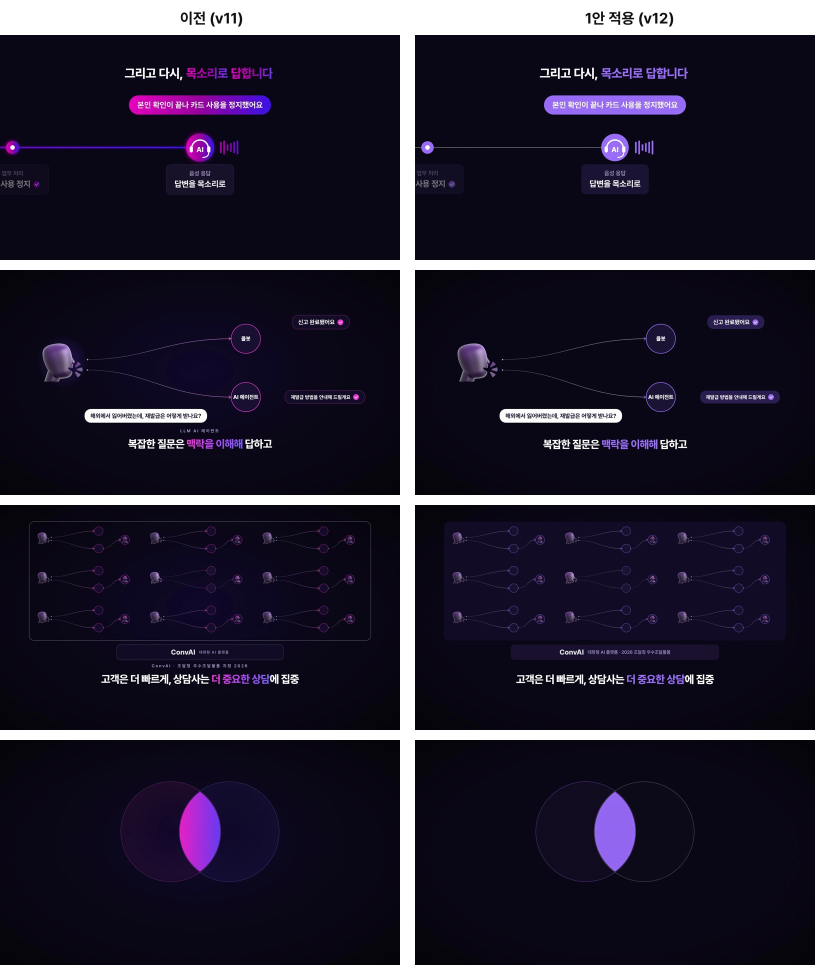
#> input picture video/brand-film-v3b/out/v11_vs_v12.jpg, 1630 x 1950 px, given in place of history_bg.jpg, which was not available (shown at 1/2 size)
$ python check.py
#> lines starting #> are read from the running program, lines starting #| are printed output that depends on the picture
"""만든 이미지를 실제 사이트와 같은 방식(cover + 가운데 자르기)으로 화면 너비별로 잘라 보고, 실제 글자 자리를 얹어 확인한다.
수치는 rapeech.careers 를 Chromium으로 열어 잰 값(섹션 크기, 글자 영역). → out/check_*.jpg
"""
from pathlib import Path

from PIL import Image, ImageDraw

HERE = Path(__file__).resolve().parent
OUT = HERE / "out"
# (화면 너비, 섹션 [w, h], 글자 상자들 [l, t, r, b] …)
M = {
    "history_bg": [(2560, (2560, 1582), [(680, 209, 1180, 330), (1246, 206, 1880, 1582)]), (1920, (1920, 1582), [(360, 209, 860, 330), (926, 206, 1560, 1582)]),
                   (1440, (1440, 1582), [(120, 209, 620, 330), (686, 206, 1320, 1582)]), (1280, (1280, 1582), [(48, 209, 548, 330), (607, 206, 1232, 1582)]),
                   (1024, (1024, 1822), [(48, 209, 465, 390), (489, 206, 976, 1822)]), (768, (768, 1824), [(24, 209, 524, 330), (24, 467, 744, 1824)]), (390, (390, 2592), [(24, 209, 366, 330), (24, 467, 366, 2592)])],
    "bottom_banner": [(2560, (2560, 477), [(980, 134, 1580, 338)]), (1920, (1920, 477), [(660, 134, 1260, 338)]), (1440, (1440, 477), [(420, 134, 1020, 338)]), (1280, (1280, 477), [(340, 134, 940, 338)]),
                      (1024, (1024, 477), [(212, 134, 812, 338)]), (768, (768, 454), [(172, 131, 596, 316)]), (390, (390, 533), [(44, 131, 346, 394)])],
    "about_hero": [(2560, (2560, 438), [(815, 107, 1745, 195), (935, 200, 1625, 240), (1210, 290, 1350, 342)]), (1920, (1920, 438), [(495, 107, 1425, 195), (615, 200, 1305, 240), (890, 290, 1030, 342)]),
                   (1440, (1440, 438), [(255, 107, 1185, 195), (375, 200, 1065, 240), (650, 290, 790, 342)]), (1280, (1280, 438), [(175, 107, 1105, 195), (295, 200, 985, 240), (570, 290, 710, 342)]),
                   (1024, (1024, 510), [(92, 107, 932, 414)]), (768, (768, 464), [(38, 106, 730, 367)]), (390, (390, 572), [(28, 106, 362, 475)])],
    # 채용 공고 배너: 그림 상자(가운데 정렬)와 실제로 보이는 화면 너비
    "recruit_banner": [(2560, (1920, 560), []), (1920, (1920, 560), []), (1440, (1440, 560), []), (1280, (1280, 560), []), (1024, (1024, 560), []), (768, (768, 320), []), (390, (390, 320), [])],
}
BOX = {"recruit_banner": {1280: (1296, 561), 1024: (1296, 561), 768: (863, 321), 390: (863, 321)}}


def cover(im, w, h):
    k = max(w / im.width, h / im.height)
    r = im.resize((round(im.width * k), round(im.height * k)), Image.LANCZOS)
    x, y = (r.width - w) // 2, (r.height - h) // 2
    return r.crop((x, y, x + w, y + h))


for name, rows in M.items():
    im = Image.open(OUT / f"{name}.jpg").convert("RGB")
#> im is the input picture: PIL image 1630x1950 RGB; mean R, G, B 38.3, 34, 50.7
    tiles = []
    for vw, (w, h), boxes in rows:
        bw, bh = BOX.get(name, {}).get(vw, (w, h))
        v = cover(im, bw, bh)
        if (bw, bh) != (w, h): x = (bw - w) // 2; v = v.crop((x, 0, x + w, h))
        d = ImageDraw.Draw(v, "RGBA")
        for b in boxes: d.rectangle(b, fill=(255, 255, 255, 110), outline=(255, 255, 255, 230), width=2)
        k = 300 / v.height if name != "history_bg" else 520 / v.height
        v = v.resize((max(1, round(v.width * k)), round(v.height * k)))
        t = Image.new("RGB", (v.width, v.height + 26), "white"); t.paste(v, (0, 26)); ImageDraw.Draw(t).text((4, 6), f"{vw}px", fill="black")
        tiles.append(t)
#> this loop made 7 passes
#> pass 1, `v = cover(im, bw, bh)`:
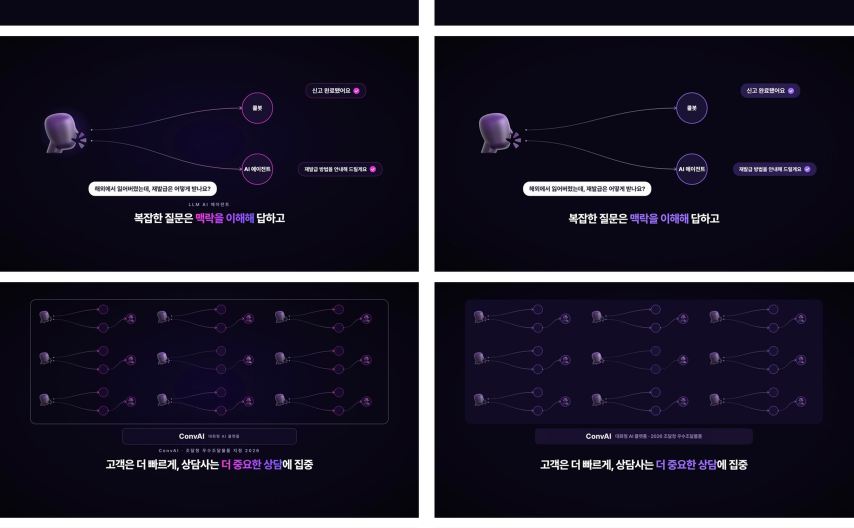
#> v: PIL image 2560x1582 RGB (shown at 1/3 size); mean R, G, B 33.9, 30.4, 46.2
#> pass 1, `v = v.resize((max(1, round(v.width * k)), round(v.height * k)))`:
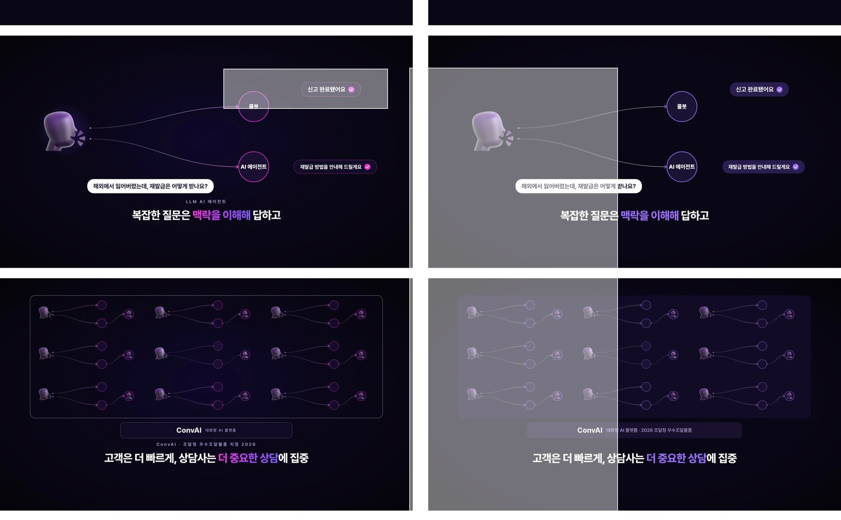
#> v: PIL image 841x520 RGB; mean R, G, B 55.2, 52, 66.3
#> after the loop:
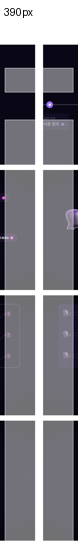
#> t: PIL image 78x546 RGB; mean R, G, B 127.1, 125.6, 132.8
#> after the loop:
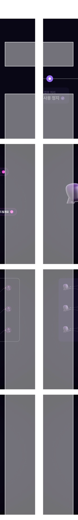
#> v: PIL image 78x520 RGB; mean R, G, B 121.2, 119.6, 127.2
#> after the loop, tiles = 7 items
    W = sum(t.width for t in tiles) + 10 * (len(tiles) + 1)
#> W = 3035
    if name == "history_bg":
        g = Image.new("RGB", (W, tiles[0].height + 20), "white"); x = 10
#> after `g = Image.new('RGB', (W, tiles[0].height + 20), 'white')`: g: PIL image 3035x566 RGB; every value is 255
        for t in tiles: g.paste(t, (x, 10)); x += t.width + 10
#> this loop made 7 passes
#> x on passes 1 to 7: 861, 1502, 1985, 2416, 2718, 2947, 3035
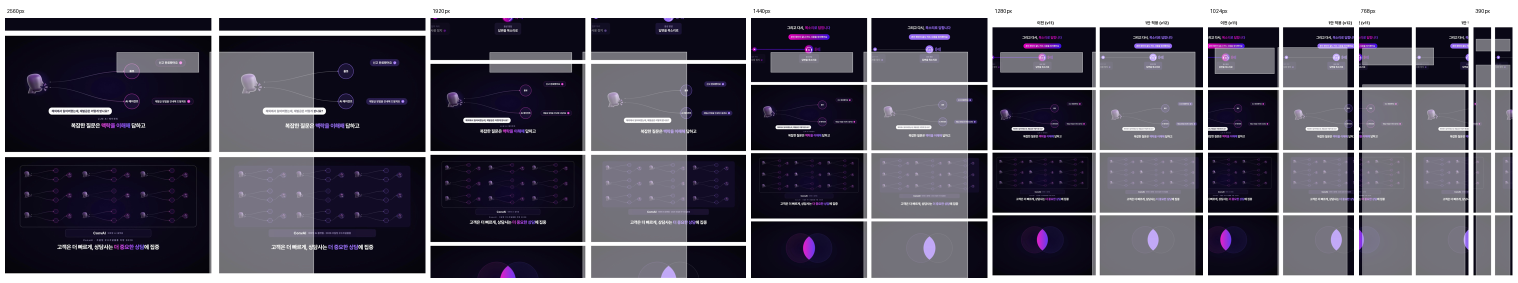
#> g: PIL image 3035x566 RGB (shown at 1/2 size); mean R, G, B 90.2, 87.2, 99.6
#> after the loop, x = 3035
    else:
        W = max(t.width for t in tiles) + 20; g = Image.new("RGB", (W, sum(t.height + 8 for t in tiles) + 12), "white"); y = 8
        for t in tiles: g.paste(t, (10, y)); y += t.height + 8
    g.save(OUT / f"check_{name}.jpg", quality=85); print(OUT / f"check_{name}.jpg", g.size)
#| video/brand-film-hf/banners/out/check_history_bg.jpg (3035, 566)
#> (the run stopped early here; a loop or call above may not have finished)
